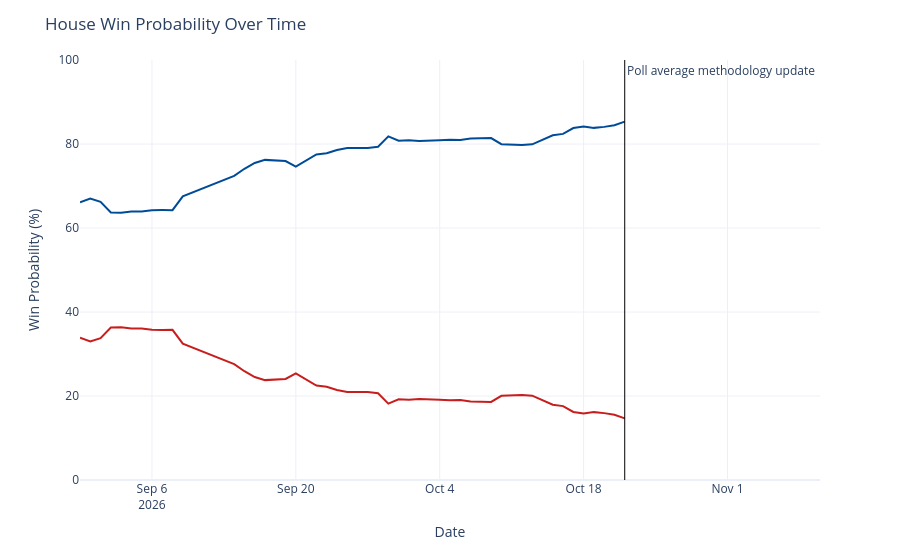

The code cell stored with this chart in its notebook:
### Code cell
chance_over_time = output_ts[(output_ts['geo'] == 'US House') &
                             (output_ts['type'] == 'chance')]
chance_over_time['rep_chance'] = chance_over_time['y'].map(lambda x: 100 - x)
chance_over_time = chance_over_time.rename({'y': 'Democrats', 'rep_chance': 'Republicans'}, axis=1)
chance_time_ser = px.line(chance_over_time, x='date', y=['Democrats', 'Republicans'], template='plotly_white',
                         color_discrete_map={'Democrats': '#004b97', 'Republicans': '#c71e1d'},)
chance_time_ser.update_traces(hovertemplate="%{y:.1f}%")
chance_time_ser.update_layout(
    xaxis=dict(range=[pd.to_datetime('2026-08-30'), pd.to_datetime('2026-11-10')]),
    yaxis=dict(range=[0, 100]),
    xaxis_title='Date',
    yaxis_title='Win Probability (%)',
    title=dict(text="House Win Probability Over Time"),
    hovermode="x",
    showlegend=False
)
chance_time_ser.add_vline(x=pd.to_datetime('2026-10-22').timestamp() * 1000, line_width=1, line_color='black',
                          annotation_text='Poll average methodology update', annotation_position='top right')
chance_time_ser

### Figure 1 — Plotly figure (JSON) as saved in the notebook; plotly's stock layout.template omitted (floating-point values rounded to 4 significant figures)
{"data": [{"hovertemplate": "%{y:.1f}%", "legendgroup": "Democrats", "line": {"color": "#004b97", "dash": "solid"}, "marker": {"symbol": "circle"}, "mode": "lines", "name": "Democrats", "orientation": "v", "showlegend": true, "type": "scatter", "x": ["2026-08-30", "2026-08-31", "2026-09-01", "2026-09-02", "2026-09-03", "2026-09-04", "2026-09-05", "2026-09-06", "2026-09-07", "2026-09-08", "2026-09-09", "2026-09-14", "2026-09-15", "2026-09-16", "2026-09-17", "2026-09-18", "2026-09-19", "2026-09-20", "2026-09-21", "2026-09-22", "2026-09-23", "2026-09-24", "2026-09-25", "2026-09-26", "2026-09-27", "2026-09-28", "2026-09-29", "2026-09-30", "2026-10-01", "2026-10-02", "2026-10-03", "2026-10-04", "2026-10-05", "2026-10-06", "2026-10-07", "2026-10-08", "2026-10-09", "2026-10-10", "2026-10-11", "2026-10-12", "2026-10-13", "2026-10-15", "2026-10-16", "2026-10-17", "2026-10-18", "2026-10-19", "2026-10-20", "2026-10-21", "2026-10-22"], "xaxis": "x", "y": [66.12, 67.02, 66.25, 63.69, 63.65, 63.91, 63.91, 64.23, 64.27, 64.25, 67.54, 72.39, 74.1, 75.49, 76.22, 76.08, 75.94, 74.59, 76.12, 77.51, 77.78, 78.58, 79.05, 79.05, 79.05, 79.34, 81.82, 80.78, 80.9, 80.69, 80.7, 80.88, 81.01, 80.94, 81.32, 81.39, 81.42, 79.94, 79.78, 79.75, 79.92, 82.09, 82.41, 83.8, 84.17, 83.84, 84.08, 84.45, 85.32], "yaxis": "y"}, {"hovertemplate": "%{y:.1f}%", "legendgroup": "Republicans", "line": {"color": "#c71e1d", "dash": "solid"}, "marker": {"symbol": "circle"}, "mode": "lines", "name": "Republicans", "orientation": "v", "showlegend": true, "type": "scatter", "x": ["2026-08-30", "2026-08-31", "2026-09-01", "2026-09-02", "2026-09-03", "2026-09-04", "2026-09-05", "2026-09-06", "2026-09-07", "2026-09-08", "2026-09-09", "2026-09-14", "2026-09-15", "2026-09-16", "2026-09-17", "2026-09-18", "2026-09-19", "2026-09-20", "2026-09-21", "2026-09-22", "2026-09-23", "2026-09-24", "2026-09-25", "2026-09-26", "2026-09-27", "2026-09-28", "2026-09-29", "2026-09-30", "2026-10-01", "2026-10-02", "2026-10-03", "2026-10-04", "2026-10-05", "2026-10-06", "2026-10-07", "2026-10-08", "2026-10-09", "2026-10-10", "2026-10-11", "2026-10-12", "2026-10-13", "2026-10-15", "2026-10-16", "2026-10-17", "2026-10-18", "2026-10-19", "2026-10-20", "2026-10-21", "2026-10-22"], "xaxis": "x", "y": [33.88, 32.98, 33.75, 36.31, 36.35, 36.09, 36.09, 35.77, 35.73, 35.75, 32.46, 27.61, 25.9, 24.51, 23.78, 23.92, 24.06, 25.41, 23.88, 22.49, 22.22, 21.42, 20.95, 20.95, 20.95, 20.66, 18.18, 19.22, 19.1, 19.31, 19.3, 19.12, 18.99, 19.06, 18.68, 18.61, 18.58, 20.06, 20.22, 20.25, 20.08, 17.91, 17.59, 16.2, 15.83, 16.16, 15.92, 15.55, 14.68], "yaxis": "y"}], "layout": {"annotations": [{"showarrow": false, "text": "Poll average methodology update", "x": 1792627200000, "xanchor": "left", "xref": "x", "y": 1, "yanchor": "top", "yref": "y domain"}], "hovermode": "x", "legend": {"title": {"text": "variable"}, "tracegroupgap": 0}, "margin": {"t": 60}, "shapes": [{"line": {"color": "black", "width": 1}, "type": "line", "x0": 1792627200000, "x1": 1792627200000, "xref": "x", "y0": 0, "y1": 1, "yref": "y domain"}], "showlegend": false, "title": {"text": "House Win Probability Over Time"}, "xaxis": {"anchor": "y", "domain": [0, 1], "range": ["2026-08-30T00:00:00", "2026-11-10T00:00:00"], "title": {"text": "Date"}}, "yaxis": {"anchor": "x", "domain": [0, 1], "range": [0, 100], "title": {"text": "Win Probability (%)"}}}}
